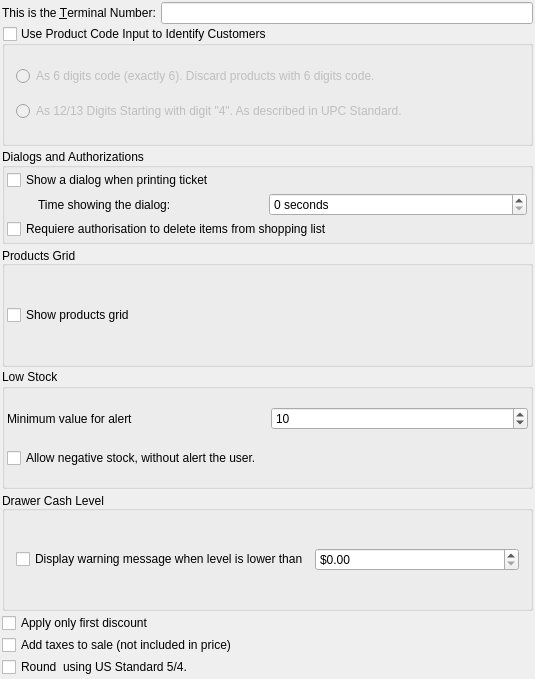
<?xml version="1.0" encoding="UTF-8"?>
<ui version="4.0">
 <class>prefs_base</class>
 <widget class="QWidget" name="prefs_base">
  <property name="geometry">
   <rect>
    <x>0</x>
    <y>0</y>
    <width>535</width>
    <height>679</height>
   </rect>
  </property>
  <property name="minimumSize">
   <size>
    <width>0</width>
    <height>525</height>
   </size>
  </property>
  <layout class="QVBoxLayout" name="verticalLayout_2">
   <property name="spacing">
    <number>2</number>
   </property>
   <property name="leftMargin">
    <number>2</number>
   </property>
   <property name="topMargin">
    <number>2</number>
   </property>
   <property name="rightMargin">
    <number>2</number>
   </property>
   <property name="bottomMargin">
    <number>2</number>
   </property>
   <item>
    <layout class="QHBoxLayout">
     <item>
      <widget class="QLabel" name="label_3">
       <property name="text">
        <string>This is the &amp;Terminal Number:</string>
       </property>
       <property name="buddy">
        <cstring>kcfg_editTerminalNumber</cstring>
       </property>
      </widget>
     </item>
     <item>
      <widget class="QLineEdit" name="kcfg_editTerminalNumber">
       <property name="inputMask">
        <string>0000</string>
       </property>
      </widget>
     </item>
    </layout>
   </item>
   <item>
    <widget class="QGroupBox" name="kcfg_groupUserIdAsCode">
     <property name="sizePolicy">
      <sizepolicy hsizetype="Preferred" vsizetype="Minimum">
       <horstretch>0</horstretch>
       <verstretch>0</verstretch>
      </sizepolicy>
     </property>
     <property name="toolTip">
      <string>Use this to enter Customer IDs at the product code input box. This can improve usability (speed up customer selection) in an environment with many customers.

This would make some products (if any, depending on the mode selected) to be bypassed in favor of customer IDs.</string>
     </property>
     <property name="title">
      <string>Use Product Code Input to Identify Customers</string>
     </property>
     <property name="checkable">
      <bool>true</bool>
     </property>
     <property name="checked">
      <bool>false</bool>
     </property>
     <layout class="QVBoxLayout" name="verticalLayout_5">
      <item>
       <widget class="QRadioButton" name="kcfg_rb6Digits">
        <property name="toolTip">
         <string>Use 6 digits to identify customers. Any product with 6 digits (UPC-E) will be discarded and only clients will be searched.</string>
        </property>
        <property name="text">
         <string>As 6 digits code (exactly 6). Discard products with 6 digits code.</string>
        </property>
       </widget>
      </item>
      <item>
       <widget class="QRadioButton" name="kcfg_rb12DigitsCustom">
        <property name="toolTip">
         <string>&lt;!DOCTYPE HTML PUBLIC &quot;-//W3C//DTD HTML 4.0//EN&quot; &quot;http://www.w3.org/TR/REC-html40/strict.dtd&quot;&gt;
&lt;html&gt;&lt;head&gt;&lt;meta name=&quot;qrichtext&quot; content=&quot;1&quot; /&gt;&lt;style type=&quot;text/css&quot;&gt;
p, li { white-space: pre-wrap; }
&lt;/style&gt;&lt;/head&gt;&lt;body style=&quot; font-family:'Ubuntu'; font-size:11pt; font-weight:400; font-style:normal;&quot;&gt;
&lt;p style=&quot; margin-top:0px; margin-bottom:0px; margin-left:0px; margin-right:0px; -qt-block-indent:0; text-indent:0px;&quot;&gt;Any barcode starting with &amp;quot;4&amp;quot; will be interpreted as a customer id and will not search for a product. For more information about this standard, see &lt;a href=&quot;http://en.wikipedia.org/wiki/Universal_Product_Code#Prefixes&quot;&gt;&lt;span style=&quot; text-decoration: underline; color:#0000ff;&quot;&gt;http://en.wikipedia.org/wiki/Universal_Product_Code#Prefixes&lt;/span&gt;&lt;/a&gt;&lt;/p&gt;&lt;/body&gt;&lt;/html&gt;</string>
        </property>
        <property name="text">
         <string>As 12/13 Digits Starting with digit &quot;4&quot;. As described in UPC Standard.</string>
        </property>
       </widget>
      </item>
     </layout>
    </widget>
   </item>
   <item>
    <widget class="QGroupBox" name="groupBoxOb">
     <property name="sizePolicy">
      <sizepolicy hsizetype="Preferred" vsizetype="Maximum">
       <horstretch>0</horstretch>
       <verstretch>0</verstretch>
      </sizepolicy>
     </property>
     <property name="minimumSize">
      <size>
       <width>0</width>
       <height>0</height>
      </size>
     </property>
     <property name="title">
      <string>Dialogs and Authorizations</string>
     </property>
     <property name="alignment">
      <set>Qt::AlignJustify|Qt::AlignVCenter</set>
     </property>
     <layout class="QVBoxLayout" name="verticalLayout_3">
      <property name="spacing">
       <number>2</number>
      </property>
      <property name="leftMargin">
       <number>2</number>
      </property>
      <property name="topMargin">
       <number>2</number>
      </property>
      <property name="rightMargin">
       <number>2</number>
      </property>
      <property name="bottomMargin">
       <number>2</number>
      </property>
      <item>
       <widget class="QCheckBox" name="kcfg_showDialogOnPrinting">
        <property name="text">
         <string>Show a dialog when printing ticket</string>
        </property>
       </widget>
      </item>
      <item>
       <layout class="QHBoxLayout" name="horizontalLayout_2">
        <property name="spacing">
         <number>3</number>
        </property>
        <property name="sizeConstraint">
         <enum>QLayout::SetMinimumSize</enum>
        </property>
        <property name="leftMargin">
         <number>1</number>
        </property>
        <property name="topMargin">
         <number>1</number>
        </property>
        <property name="rightMargin">
         <number>1</number>
        </property>
        <property name="bottomMargin">
         <number>1</number>
        </property>
        <item>
         <widget class="QLabel" name="label_5">
          <property name="text">
           <string>Time showing the dialog:</string>
          </property>
          <property name="indent">
           <number>30</number>
          </property>
         </widget>
        </item>
        <item>
         <widget class="QSpinBox" name="kcfg_ticketTime">
          <property name="minimumSize">
           <size>
            <width>0</width>
            <height>22</height>
           </size>
          </property>
          <property name="suffix">
           <string> seconds</string>
          </property>
         </widget>
        </item>
       </layout>
      </item>
      <item>
       <widget class="QCheckBox" name="kcfg_requiereDelAuth">
        <property name="text">
         <string>Requiere authorisation to delete items from shopping list</string>
        </property>
       </widget>
      </item>
     </layout>
    </widget>
   </item>
   <item>
    <widget class="QGroupBox" name="groupMatrix">
     <property name="enabled">
      <bool>true</bool>
     </property>
     <property name="sizePolicy">
      <sizepolicy hsizetype="Preferred" vsizetype="Minimum">
       <horstretch>0</horstretch>
       <verstretch>0</verstretch>
      </sizepolicy>
     </property>
     <property name="autoFillBackground">
      <bool>false</bool>
     </property>
     <property name="title">
      <string>Products Grid</string>
     </property>
     <property name="alignment">
      <set>Qt::AlignBottom|Qt::AlignLeading|Qt::AlignLeft</set>
     </property>
     <layout class="QVBoxLayout">
      <property name="spacing">
       <number>2</number>
      </property>
      <property name="leftMargin">
       <number>2</number>
      </property>
      <property name="topMargin">
       <number>2</number>
      </property>
      <property name="rightMargin">
       <number>2</number>
      </property>
      <property name="bottomMargin">
       <number>2</number>
      </property>
      <item>
       <widget class="QCheckBox" name="kcfg_showGrid">
        <property name="text">
         <string>Show products grid</string>
        </property>
       </widget>
      </item>
     </layout>
    </widget>
   </item>
   <item>
    <widget class="QGroupBox" name="groupBox_2">
     <property name="sizePolicy">
      <sizepolicy hsizetype="Preferred" vsizetype="Minimum">
       <horstretch>0</horstretch>
       <verstretch>0</verstretch>
      </sizepolicy>
     </property>
     <property name="title">
      <string>Low Stock</string>
     </property>
     <layout class="QVBoxLayout" name="verticalLayout">
      <property name="spacing">
       <number>2</number>
      </property>
      <property name="leftMargin">
       <number>2</number>
      </property>
      <property name="topMargin">
       <number>2</number>
      </property>
      <property name="rightMargin">
       <number>2</number>
      </property>
      <property name="bottomMargin">
       <number>2</number>
      </property>
      <item>
       <layout class="QHBoxLayout" name="horizontalLayout">
        <item>
         <widget class="QLabel" name="label_4">
          <property name="text">
           <string>Minimum value for alert</string>
          </property>
         </widget>
        </item>
        <item>
         <widget class="QSpinBox" name="kcfg_stockAlertValue">
          <property name="minimum">
           <number>1</number>
          </property>
          <property name="maximum">
           <number>9999</number>
          </property>
          <property name="value">
           <number>10</number>
          </property>
         </widget>
        </item>
       </layout>
      </item>
      <item>
       <widget class="QCheckBox" name="kcfg_allowNegativeStock">
        <property name="layoutDirection">
         <enum>Qt::LeftToRight</enum>
        </property>
        <property name="text">
         <string>Allow negative stock, without alert the user.</string>
        </property>
       </widget>
      </item>
     </layout>
    </widget>
   </item>
   <item>
    <widget class="QGroupBox" name="groupBox_3">
     <property name="sizePolicy">
      <sizepolicy hsizetype="Preferred" vsizetype="Minimum">
       <horstretch>0</horstretch>
       <verstretch>0</verstretch>
      </sizepolicy>
     </property>
     <property name="minimumSize">
      <size>
       <width>0</width>
       <height>80</height>
      </size>
     </property>
     <property name="title">
      <string>Drawer Cash Level</string>
     </property>
     <property name="alignment">
      <set>Qt::AlignBottom|Qt::AlignLeading|Qt::AlignLeft</set>
     </property>
     <layout class="QHBoxLayout" name="horizontalLayout_3">
      <item>
       <widget class="QCheckBox" name="kcfg_displayWarningOnLowCash">
        <property name="layoutDirection">
         <enum>Qt::LeftToRight</enum>
        </property>
        <property name="text">
         <string>Display warning message when level is lower than</string>
        </property>
       </widget>
      </item>
      <item>
       <widget class="QDoubleSpinBox" name="kcfg_cashMinLevel">
        <property name="prefix">
         <string>$</string>
        </property>
        <property name="maximum">
         <double>999999.989999999990687</double>
        </property>
       </widget>
      </item>
     </layout>
    </widget>
   </item>
   <item>
    <widget class="QCheckBox" name="kcfg_firstDiscountOnly">
     <property name="text">
      <string>Apply only first discount</string>
     </property>
    </widget>
   </item>
   <item>
    <widget class="QCheckBox" name="kcfg_addTax">
     <property name="text">
      <string>Add taxes to sale (not included in price)</string>
     </property>
    </widget>
   </item>
   <item>
    <widget class="QCheckBox" name="kcfg_roundToUSStandard">
     <property name="toolTip">
      <string>0.001-0.004 round down to 0.00 and 0.005 - 0.009 round up to 0.01</string>
     </property>
     <property name="text">
      <string>Round  using US Standard 5/4.</string>
     </property>
    </widget>
   </item>
  </layout>
 </widget>
 <layoutdefault spacing="6" margin="11"/>
 <pixmapfunction>qPixmapFromMimeSource</pixmapfunction>
 <includes>
  <include location="local">kcolorbutton.h</include>
 </includes>
 <resources/>
 <connections/>
</ui>
